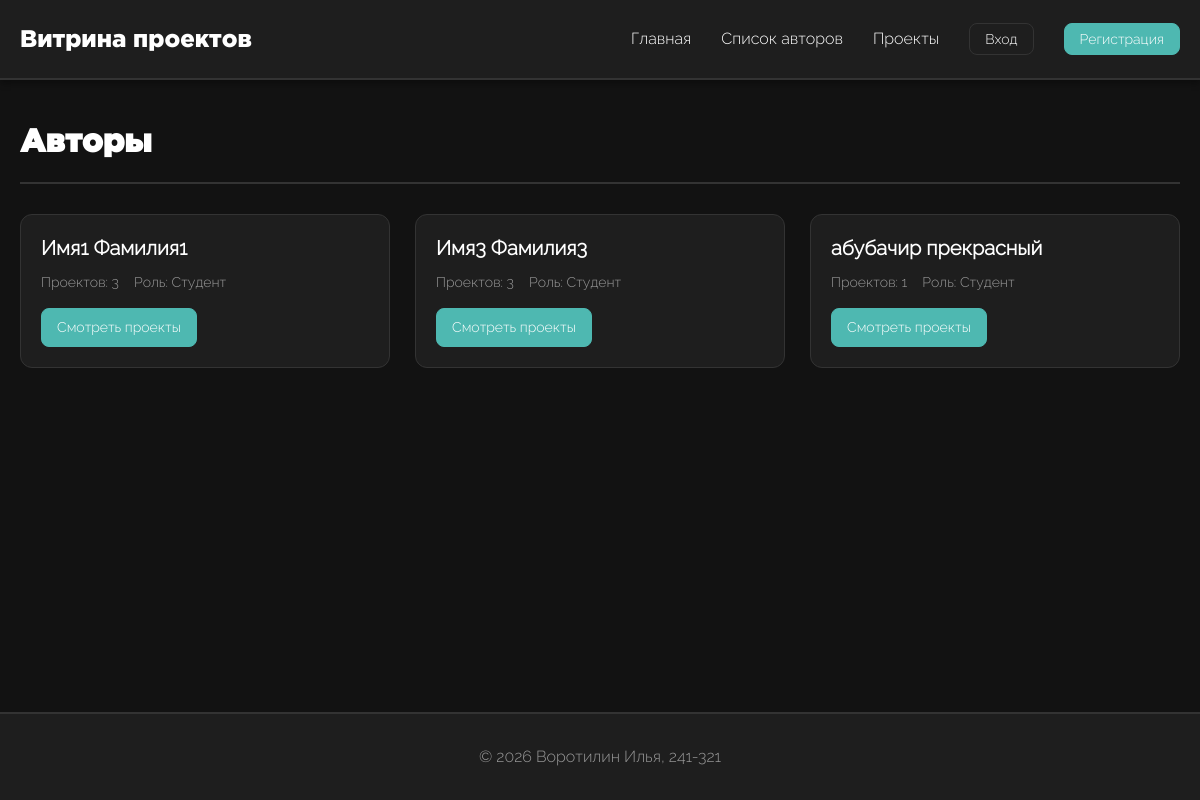
/authors/, run on an earlier commit of the app's database.
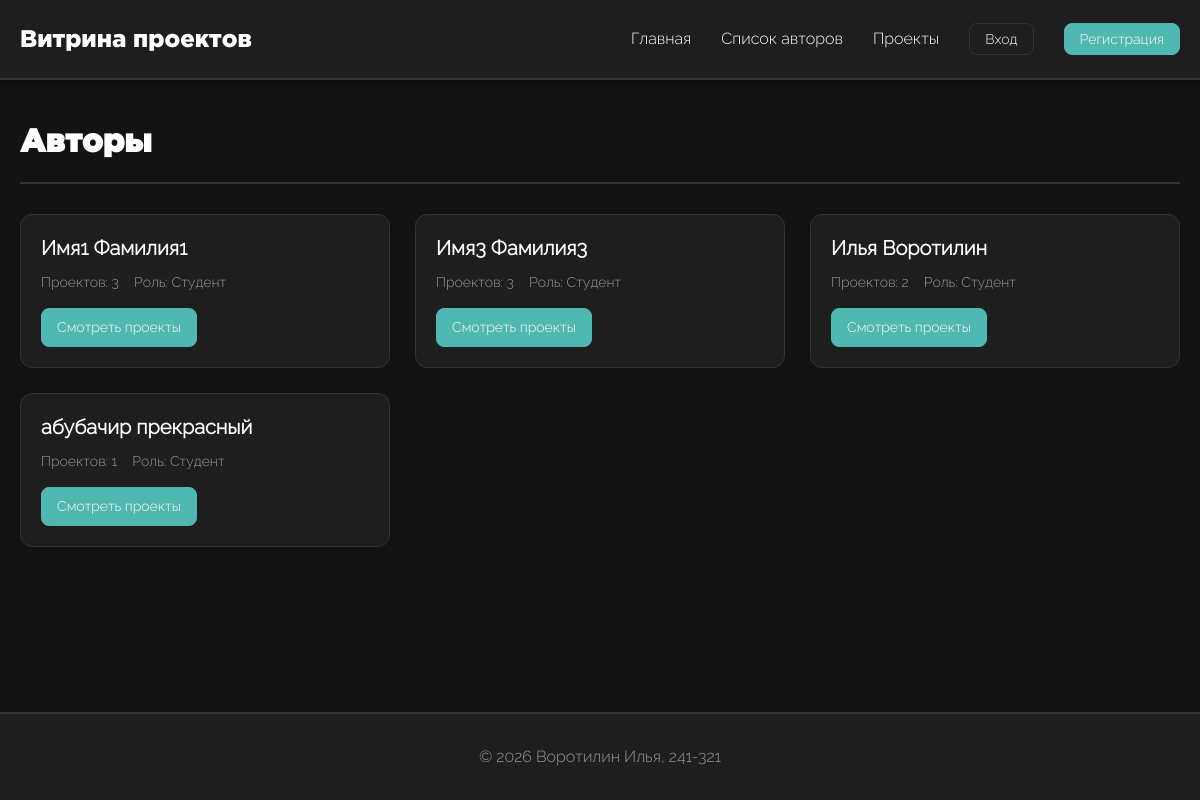
And on a later commit of the database.
### portfolio/models.py (models this page shows, shortened)
class User(AbstractUser):
    ROLE_CHOICES = [
        ('student', 'Студент'),
        ('teacher', 'Преподаватель'),
        ('admin', 'Администратор'),
    ]
    role = models.CharField(
        max_length=20,
        choices=ROLE_CHOICES,
        default='student',
        verbose_name='Роль'
    )
    photo = models.ImageField(
        upload_to='users/photos/%Y/%m/%d/',
        null=True,
        blank=True,
        verbose_name='Фотография профиля',
        validators=[FileExtensionValidator(allowed_extensions=['jpg', 'jpeg', 'png'])]
    )
    class Meta:
        verbose_name = 'Пользователь'
        verbose_name_plural = 'Пользователи'
        ordering = ['-date_joined']

### portfolio/views.py (the view)
# urls.py: path('authors/', views.AuthorListView.as_view(), name='author_list'),
class AuthorListView(ListView):
    model = User
    template_name = 'portfolio/author_list.html'
    context_object_name = 'authors'
    def get_queryset(self) -> QuerySet:
        return (
            User.objects
            .prefetch_related('projects')
            .annotate(projects_count=Count('projects'))
            .filter(projects_count__gt=0)
            .order_by('-projects_count', 'last_name')
        )

### portfolio/templates/portfolio/author_list.html (shortened to what this page needs)
{% extends 'portfolio/base.html' %}
{% block content %}
<div class="page-header">
    <h1>Авторы</h1>
</div>
{% if authors %}
    <div class="projects-grid">
        {% for author in authors %}
            <div class="project-card">
                <div class="project-content">
                    <h2 class="project-title">
                        <a href="{% url 'portfolio:author_projects' author.id %}">
                            {{ author.get_full_name }}
                        </a>
                    </h2>
                    <div class="project-meta">
                        <span>
                            Проектов: {{ author.projects_count }}
                        </span>
                        <span>
                            Роль: {{ author.get_role_display }}
                        </span>
                    </div>
                    <div class="actions">
                        <a href="{% url 'portfolio:author_projects' author.id %}"
                           class="btn btn-small">
                            Смотреть проекты
                        </a>
                    </div>
                </div>
            </div>
        {% endfor %}
    </div>
{% else %}
    <div class="empty-state">
        <h2>Авторы не найдены</h2>
        <p>В системе пока нет проектов</p>
    </div>
{% endif %}
{% endblock %}

### portfolio/templates/portfolio/base.html (shortened to what this page needs)
{% load static %}
<!DOCTYPE html>
<html lang="ru">
<head>
    <link rel="stylesheet" href="{% static 'portfolio/css/style.css' %}?v=2">
</head>
<body>
    <header>
        <div class="header-container">
            <a href="{% url 'portfolio:index' %}" class="logo">Витрина проектов</a>
            <nav>
                <ul>
                    <li><a href="{% url 'portfolio:index' %}">Главная</a></li>
                    <a href="{% url 'portfolio:author_list' %}">Список авторов</a>
                    <li><a href="{% url 'portfolio:project_list' %}">Проекты</a></li>
                    {% if user.is_authenticated %}
                        <li><a href="{% url 'portfolio:project_create' %}" class="btn btn-small">Добавить проект</a></li>
                        <li><span class="user-info">{{ user.get_full_name }} ({{ user.get_role_display }})</span></li>
                        <li><button class="btn btn-small btn-secondary" id="logoutBtn">Выход</button></li>
                    {% else %}
                        <li><button class="btn btn-small btn-secondary" id="loginBtn">Вход</button></li>
                        <li><button class="btn btn-small" id="registerBtn">Регистрация</button></li>
                    {% endif %}
                </ul>
            </nav>
        </div>
    </header>
    <main>
        {% block content %}{% endblock %}
    </main>
    <footer>
        <p>&copy; 2026 Воротилин Илья, 241-321</p>
    </footer>
</body>
</html>

### portfolio/static/portfolio/css/style.css (style rules this page uses)
:root { --background-color: #121212; --default-color: #ffffff; --accent-color: #4eb8b1; --card-background: #1e1e1e; --border-color: #333333; --error-color: #cc4444; --success-color: #22aa55; font-size: 62.5%; }
* { box-sizing: border-box; margin: 0; padding: 0; }
body { font-family: "Raleway", sans-serif; background-color: var(--background-color); color: var(--default-color); font-size: 1.6rem; line-height: 1.6; min-height: 100vh; display: flex; flex-direction: column; }
h1, h2, h3, h4, h5, h6 { font-family: "Gotham", sans-serif; font-weight: 600; line-height: 1.3; margin-bottom: 1.5rem; color: var(--default-color); }
h1 { font-size: 3.2rem; }
h2 { font-size: 2.4rem; }
a { font-family: "Raleway", sans-serif; font-weight: 600; font-size: 2rem; color: var(--default-color); text-decoration: none; transition: color 0.4s ease; }
header { background-color: var(--card-background); border-bottom: 2px solid var(--border-color); padding: 2rem 0; position: sticky; top: 0; z-index: 100; box-shadow: 0 4px 6px rgba(0, 0, 0, 0.3); }
.header-container { max-width: 1200px; margin: 0 auto; padding: 0 2rem; display: flex; justify-content: space-between; align-items: center; }
.logo { font-family: "Gotham"; font-size: 2.4rem; font-weight: 500; color: var(--default-color); text-decoration: none; }
nav ul { list-style: none; display: flex; gap: 3rem; align-items: center; }
nav a { font-size: 1.6rem; font-weight: 500; padding: 0.5rem 0; }
main { flex: 1; max-width: 1200px; width: 100%; margin: 0 auto; padding: 4rem 2rem; }
.projects-grid { display: grid; grid-template-columns: repeat(auto-fill, minmax(350px, 1fr)); gap: 2.5rem; margin-top: 3rem; }
.project-card { background-color: var(--card-background); border: 1px solid var(--border-color); border-radius: 12px; overflow: hidden; display: flex; flex-direction: column; }
.project-content { padding: 2rem; flex: 1; display: flex; flex-direction: column; }
.project-title { font-size: 2rem; margin-bottom: 1rem; color: var(--default-color); }
.project-meta { display: flex; gap: 1.5rem; flex-wrap: wrap; margin-bottom: 1.5rem; font-size: 1.4rem; color: #999; }
.project-meta span { display: flex; align-items: center; gap: 0.5rem; }
.actions { display: flex; gap: 1rem; margin-top: auto; }
.btn { background-color: var(--accent-color); color: var(--default-color); border: 1px solid var(--accent-color); padding: 1rem 2rem; border-radius: 8px; font-size: 1.4rem; font-family: "Raleway", sans-serif; font-weight: 400; cursor: pointer; transition: all 0.3s ease; text-decoration: none; display: inline-flex; align-items: center; justify-content: center; gap: 0.5rem; }
.btn-secondary { background-color: transparent; border: 1px solid var(--border-color); color: var(--default-color); }
.btn-small { padding: 0.7rem 1.5rem; font-size: 1.4rem; }
.page-header { display: flex; justify-content: space-between; align-items: center; margin-bottom: 3rem; padding-bottom: 2rem; border-bottom: 2px solid var(--border-color); }
.page-header h1 { margin-bottom: 0; }
footer { background-color: var(--card-background); border-top: 2px solid var(--border-color); padding: 3rem 0; margin-top: auto; text-align: center; color: #999; }

What changed in the data, as far as the page shows it:
now on this page (row edited): User: get_full_name "Илья Воротилин", projects_count "2", role "Студент"
